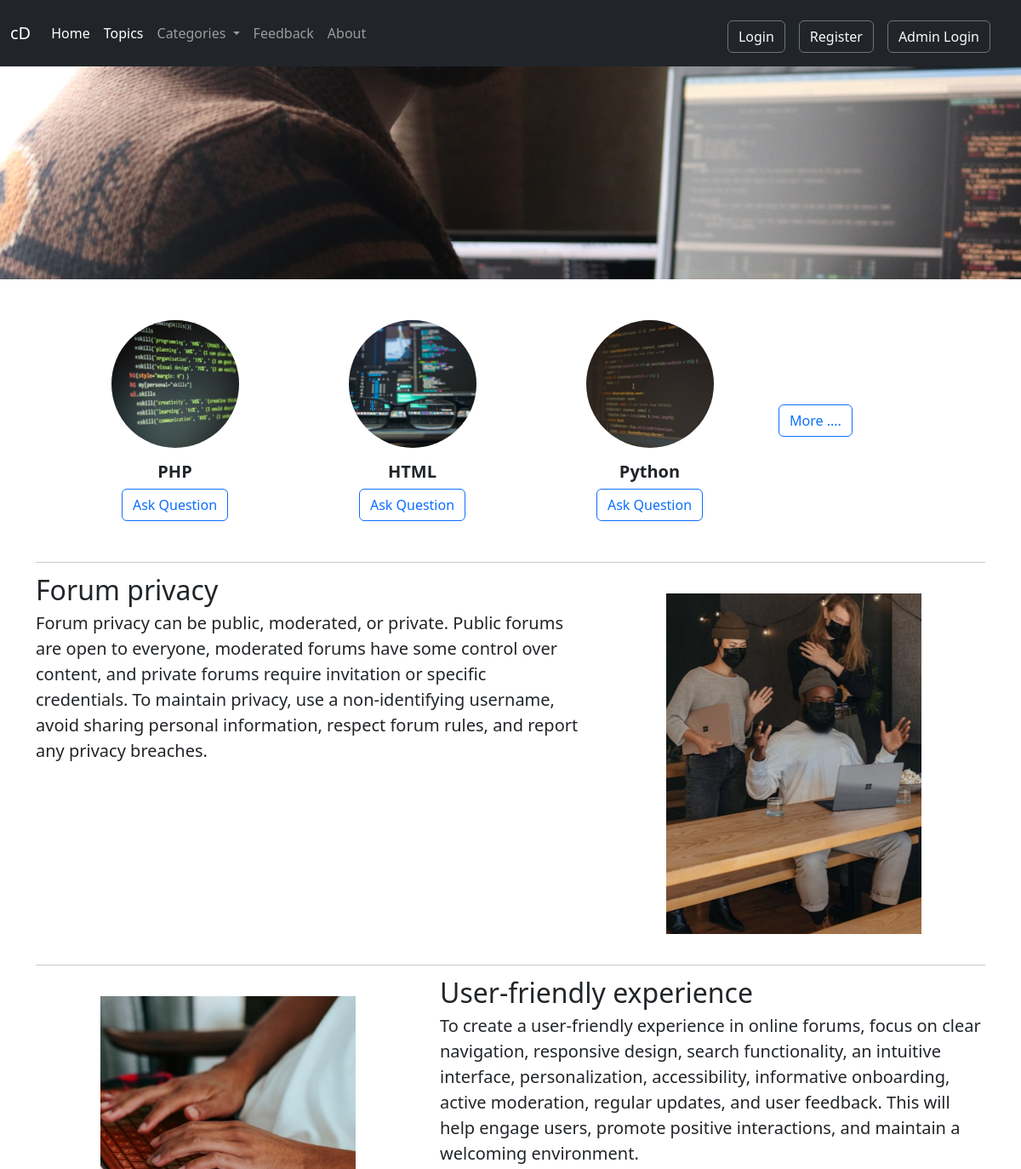
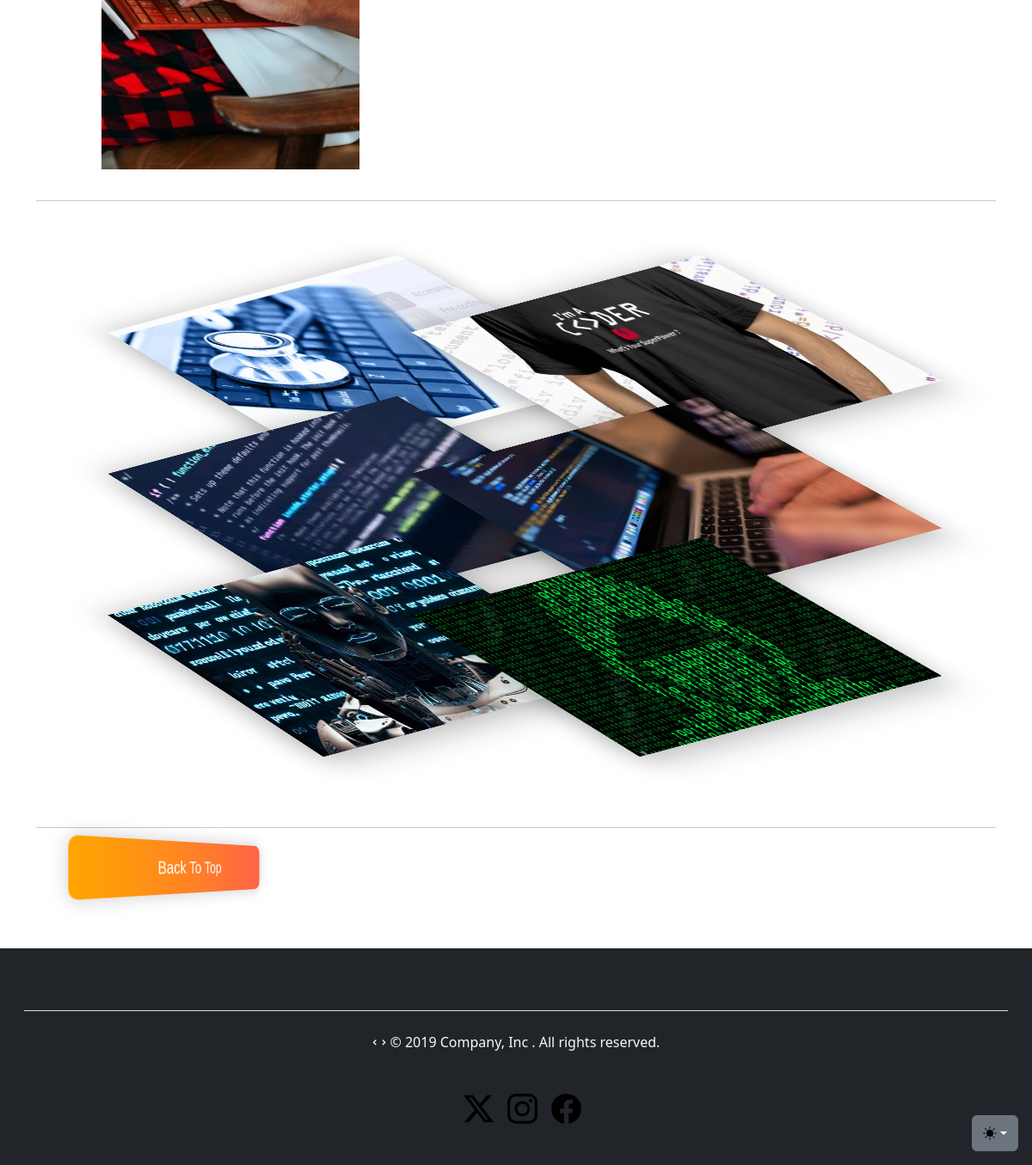
The page / on the database its author committed (2 pictures, top to bottom).
### tables this page shows
CREATE TABLE `categories` (
  `category_id` int(11) NOT NULL,
  `category_name` varchar(255) NOT NULL,
  `category_discreption` varchar(255) NOT NULL,
  `created` datetime NOT NULL DEFAULT current_timestamp()
);

### index.php (the view, shortened to what this page needs)
<!doctype html>
<html lang="en">
<head>
    <link href="https://cdn.jsdelivr.net/npm/remixicon@4.1.0/fonts/remixicon.css" rel="stylesheet" />
    <link href="https://cdn.jsdelivr.net/npm/bootstrap@5.3.2/dist/css/bootstrap.min.css" rel="stylesheet">
    <link rel="stylesheet" href="./assets/css/Imgstack.css">
    <link rel="stylesheet" href="./assets/css/ulLink.css">
</head>
<body>
    <?php include("partials/_header.php"); ?>
    <div id="carouselExampleSlidesOnly" class="carousel slide" data-bs-ride="carousel">
        <div class="carousel-inner">
            <div class="carousel-item active">
                <img src="img/slider1.jpg" class="d-block w-100" alt="pic1">
            </div>
        </div>
    </div>
    <div class="container marketing" id="bgV">
        <div class="container text-center m-4 py-4">
            <div class="row">
                <?php
                $sql = " SELECT * FROM `categories` LIMIT 3";
                $result = mysqli_query($conn, $sql);
                $no = 1;
                while ($row = mysqli_fetch_assoc($result)) {
                    $id = $row['category_id'];
                    $name = $row['category_name'];
                    echo '<div class="col">
                            <img src="img/topic' . $no . '.jpg" class="rounded-circle mb-3" style="width: 150px;" alt="Topic" />
                            <h5 class="mb-2"><strong>' . $name . '</strong></h5>
                            <a href="threadlist.php?catid=' . $id . '" class="btn btn-outline-primary">Ask Question</a>
                        </div>';
                    $no++;
                }
                ?>
                <div class="col d-flex align-self-center">
                    <div class="mb-4 mt-4">
                        <a href="/forumForm/topic.php" class="btn btn-outline-primary">More ....</a>
                    </div>
                </div>
            </div>
        </div>
        <hr class="featurette-divider">
        <div class="row featurette">
            <div class="col-md-7">
                <h2 class="featurette-heading fw-normal lh-1">Forum privacy</h2>
                <p class="lead">Forum privacy can be public, moderated, or private. Public forums are open to everyone, moderated forums have some control over content, and private forums require invitation or specific credentials. To maintain privacy, use a non-identifying username, avoid sharing personal information, respect forum rules, and report any privacy breaches.
                </p>
            </div>
            <div class="col-md-5">
                <div class="containerBox">
                    <div class="cardBox">
                        <div class="img-container">
                            <img src="img/index1.jpg" alt=".." />
                        </div>
                        <div class="card-details">
                            <h2>Iron Man</h2>
                            <p> </p>
                        </div>
                    </div>
                </div>
            </div>
        </div>
        <hr class="featurette-divider">
        <div class="row featurette">
            <div class="col-md-7 order-md-2">
                <h2 class="featurette-heading fw-normal lh-1">User-friendly experience</h2>
                <p class="lead">To create a user-friendly experience in online forums, focus on clear navigation, responsive design, search functionality, an intuitive interface, personalization, accessibility, informative onboarding, active moderation, regular updates, and user feedback. This will help engage users, promote positive interactions, and maintain a welcoming environment.</p>
            </div>
            <div class="col-md-5 order-md-1">
                <div class="containerBox">
                    <div class="cardBox">
                        <div class="img-container">
                            <img src="img/index2.jpg" alt=".." />
                        </div>
                        <div class="card-details">
                            <h2>Iron Man</h2>
                            <p> </p>
                        </div>
                    </div>
                </div>
            </div>
        </div>
        <hr class="featurette-divider">
        <div class="container">
            <ul class="ulImg">
                <li class="boxImg boxImg-1"></li>
                <li class="boxImg boxImg-2"></li>
                <li class="boxImg boxImg-3"></li>
                <li class="boxImg boxImg-4"></li>
                <li class="boxImg boxImg-5"></li>
                <li class="boxImg boxImg-6"></li>
            </ul>
        </div>
        <br><br><br>
        <br><br><br>
        <hr class="featurette-divider">
        <div class="container">
            <ul class="ulLink">
                <a class="link-offset-2 link-underline link-underline-opacity-0 text-white" href="/forumForm/index.php">
                    <li class="liLink">
                        Back to top
                    </li>
                </a>
            </ul>
        </div>
    </div>
    <br>
    <br>
    <?php include("partials/_footer.php"); ?>
</body>
</html>

### partials/_header.php (shortened to what this page needs)
<?php
echo '   <nav class="navbar navbar-expand-lg navbar-dark bg-dark">
<div class="container-fluid">
    <a class="navbar-brand" href="/forumForm/topic.php">cD</a>
    <button class="navbar-toggler" type="button" data-bs-toggle="collapse" data-bs-target="#navbarSupportedContent" aria-controls="navbarSupportedContent" aria-expanded="false" aria-label="Toggle navigation">
        <span class="navbar-toggler-icon"></span>
    </button>
    <div class="collapse navbar-collapse" id="navbarSupportedContent">
        <ul class="navbar-nav me-auto mb-2 mb-lg-0">
            <li class="nav-item">
                <a class="nav-link active" aria-current="page" href="/forumForm/index.php">Home</a>
            </li>
            <li class="nav-item">
                <a class="nav-link active" aria-current="page" href="/forumForm/topic.php">Topics</a>
            </li>
            <li class="nav-item dropdown">
                <a class="nav-link dropdown-toggle" href="#" role="button" data-bs-toggle="dropdown" aria-expanded="false">
                    Categories
                </a>
                <ul class="dropdown-menu bg-dark text-light">';
echo    '</ul>
            </li>
            <li class="nav-item">
                <a class="nav-link" href="/forumForm/feedback.php" >Feedback</a>
            </li>
             <li class="nav-item">
                <a class="nav-link" href="/forumForm/about.php">About</a>
            </li>
        </ul>';
if (isset($_SESSION['loggedin']) && $_SESSION['loggedin'] == true) {
    echo '      <div class="mx-4 mt-2 d-flex p-2 bd-highlight  ">
                    <form class="d-flex " role="search" action="/forumForm/search.php" >
                        <input class="form-control me-2"  name="search" type="search"  placeholder="Search" aria-label="Search">
                        <button class="btn btn-secondary" type="submit">Search</button>
                    </form>
                </div>
                <button class="btn btn-dark mx-4 mt-2 d-flex p-2 navbar-toggler" type="button" data-bs-toggle="offcanvas" data-bs-target="#offcanvasRight" aria-controls="offcanvasRight"><span class="navbar-toggler-icon"></span></button>';
} else {
    echo '<div class="mx-2 mt-2 d-flex p-2 bd-highlight">
            <a class="btn btn-outline-secondary mx-1 font-weight-bolder text-light pr-3 mx-2 text-decoration-none border-right" href="/forumForm/_loginModal.php">Login</a>
            <a class="btn btn-outline-secondary mx-1 font-weight-bolder text-light pr-3 mx-2 text-decoration-none border-right" href="/forumForm/_signupModal.php">Register</a>
            <a class="btn btn-outline-secondary mx-1 font-weight-bolder text-light mx-2 text-decoration-none" href="/forumForm/_adminLogin.php">Admin Login</a>
        </div>';
}
echo ' </div>
    </div>
    </nav> ';

### partials/_switchDark.php (shortened to what this page needs)
<?php
echo '
    <div class="dropdown position-fixed bottom-0 end-0 mb-3 me-3 bd-mode-toggle " >
      <button
        class="btn btn-secondary btn-bd-secondary py-2 dropdown-toggle d-flex align-items-center"
        id="bd-theme"
        type="button"
        aria-expanded="false"
        data-bs-toggle="dropdown"
        aria-label="Toggle theme (auto)"
      >
        <svg class="bi my-1 theme-icon-active" width="1em" height="1em">
          <use href="#circle-half"></use>
          btn-secondary
        </svg>
      </button>
    </div>';

### partials/_footer.php (shortened to what this page needs)
<?php
include("partials/_switchDark.php");
echo '
<div class="container-fluid bg-dark text-light  position-static" >
  <footer class="py-5 bg-dark text-light w-100 p-3">
      <div class="d-flex flex-column flex-sm-row justify-content-center py-4 my-4 border-top w-100 p-3">
        <div class="text-center">
            <i class="ri-code-view "></i>
            <span class="mb-3 mb-md-0 ">   &copy; 2019 Company, Inc . All rights reserved.</span>
        </div>
      </div>
      <div class="d-flex justify-content-center">
          <ul class="nav col-md-4 justify-content-center list-unstyled d-flex hover-overlay">
            <li class="ms-3">
              <a class="text-muted" href="https://twitter.com" target="_blank"
                ><svg class="bi bi-twitter-x" width="35" height="35">
                  <use xlink:href="#twitter" /></svg
              ></a>
            </li>
            <li class="ms-3">
              <a class="text-muted" href="https://www.instagram.com" target="_blank"
                ><svg class="bi bi-instagram" width="35" height="35">
                  <use xlink:href="#instagram" /></svg
              ></a>
            </li>
            <li class="ms-3">
              <a class="text-muted" href="https://www.facebook.com" target="_blank"
                ><svg class="bi" width="35" height="35">
                  <use xlink:href="#facebook" /></svg
              ></a>
            </li>
          </ul>
      </div>
  </footer>
</div>';
?>

### assets/css/Imgstack.css (style rules this page uses)
.ulImg { list-style: none; padding: 0; perspective: 3000px; max-width: 768px; margin: auto; padding: 2rem; }
@media (min-width: 768px) { .ulImg { display: grid; grid-template-columns: repeat(2, 1fr); grid-template-rows: repeat(2, 1fr); grid-gap: 1rem; } }
.boxImg { width: 100%; height: 200px; margin: -3rem 0 0; transform: translateY(10vh) skew(60deg, -15deg) rotateX(40deg); box-shadow: -5px 5px 30px 1px rgba(0, 0, 0, 0.3); transition: all 300ms ease; }
.boxImg-1 { background: url(coding1.png); background-position: center; background-size: cover; background-repeat: no-repeat; }
.boxImg-2 { background: url(coding2.png); background-position: center; background-size: cover; background-repeat: no-repeat; }
.boxImg-3 { background-image: url(coding3.png); background-position: center; background-size: cover; background-repeat: no-repeat; }
.boxImg-4 { background-image: url(coding4.png); background-position: center; background-size: cover; background-repeat: no-repeat; }
.boxImg-5 { background-image: url(coding5.png); background-position: center; background-size: cover; background-repeat: no-repeat; }
.boxImg-6 { background-image: url(coding6.png); background-position: center; background-size: cover; background-repeat: no-repeat; }

### assets/css/ulLink.css (style rules this page uses)
.ulLink { padding: 0; list-style-type: none; }
.ulLink .liLink { box-sizing: border-box; width: 15em; height: 3em; font-size: 20px; border-radius: 0.5em; margin: 0.5em; box-shadow: 0 0 1em rgba(0,0,0,0.2); color: white; font-family: sans-serif; text-transform: capitalize; line-height: 3em; transition: 0.3s; cursor: pointer; }
.ulLink .liLink:nth-child(odd) { background: linear-gradient(to right, orange, tomato); text-align: left; padding-left: 10%; transform: perspective(500px) rotateY(45deg); }

### index.php (style rules this page uses)
.containerBox { max-width: 1000px; margin: auto; display: flex; flex-wrap: wrap; justify-content: space-around; }
.cardBox { position: relative; margin: 20px 0; width: 300px; height: 400px; transform-style: preserve-3d; transform: perspective(2000px); transition: 1s; box-shadow: inset 100px 0 50px rgba(0, 0, 0, 0.5); }
.cardBox .img-container { position: relative; width: 100%; height: 100%; box-sizing: border-box; transform-origin: left; z-index: 1; transition: 1s; }
.cardBox .img-container img { position: absolute; left: 0; top: 0; height: 100%; width: 100%; object-fit: cover; }
.cardBox .card-details { position: absolute; left: 0; top: 0; box-sizing: border-box; padding: 20px; }
.cardBox .card-details h2 { margin: 0; padding: 0.5em 0; text-transform: uppercase; font-size: 2em; }
.cardBox .card-details p { margin: 0; padding: 0; line-height: 25px; font-size: 1.1em; }

### rows shown on the page
categories: shows a picture, category_name "PHP"
categories: shows a picture, category_name "HTML"
categories: shows a picture, category_name "Python"
